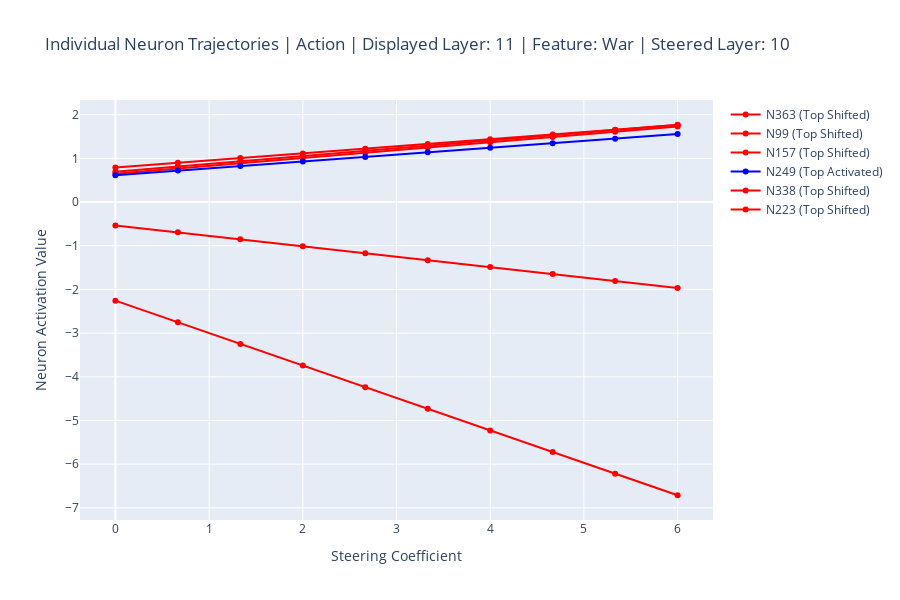

Notebook source saved alongside this figure:
### Markdown cell above
### <a id="plot-change-in-top-shifted-neurons"></a>Plot Change in Top Shifted Neurons

The following function allows us to plot the change in activation for the neurons that were most activated to begin with, as well as those that had the highest shift after the steering was completed.

`plot_change_in_top_shifted_neurons` plots the activation for the neurons that were the most activated to begin with, as well as those that had the highest shift after the steering was completed (steering_coefficient, activation_value)
- `all_texts_data` is the dataframe containing all information about the titles, but at least `title`, `genre` and `ovweview`.
- `layer_to_plot` is a layer that comes after the layer that was steered. This is because you will not see the effect on the activations of the neurons in the same layer that you apply the steering.
- `layer_to_steer` is what layer to perform steering on
- `category` is what category to analyze activations for
- `steering_coefficient_start` is the first steering coefficient (i.e. the beginning of the x-axis)
- `steering_coefficient_end` is the last steering coefficient (i.e. the end of the x-axis)
- `info_string` is what will be displayed in the title of the plot to keep track of the selected parameters for that plot.
- `number_of_steps` are the number of points for which to do the analysis (i.e. the number of steering coefficients to analyze from start to end)
- `number_of_neurons` is the maximum amount of neurons to analyze (if there is an overlap between most shifted and most activated there will be fewer neurons)

### Code cell
info_string = f'Individual Neuron Trajectories | {category} | Displayed Layer: {layer_to_plot} | Feature: {feature} | Steered Layer: {layer_to_steer}'
plot_change_in_top_shifted_neurons(
    model,
    model_output,
    encoded_input, 
    all_texts_data,
    layer_to_plot,
    layer_to_steer, 
    category, 
    steering_coefficient_start=0.0, 
    steering_coefficient_end=6,
    steering_vector=steering_vector,
    info_string=info_string,
    number_of_steps=10, 
    number_of_neurons=10);

### Figure 1 — Plotly figure (JSON) as saved in the notebook; plotly's stock layout.template omitted (floating-point values rounded to 4 significant figures)
{"data": [{"line": {"color": "red", "dash": "solid", "width": 2}, "marker": {"size": 6}, "mode": "lines+markers", "name": "N363 (Top Shifted)", "type": "scatter", "x": [0.0, 0.6667, 1.333, 2.0, 2.667, 3.333, 4.0, 4.667, 5.333, 6.0], "y": [0.6942, 0.8137, 0.9332, 1.053, 1.172, 1.292, 1.411, 1.531, 1.65, 1.77]}, {"line": {"color": "red", "dash": "solid", "width": 2}, "marker": {"size": 6}, "mode": "lines+markers", "name": "N99 (Top Shifted)", "type": "scatter", "x": [0.0, 0.6667, 1.333, 2.0, 2.667, 3.333, 4.0, 4.667, 5.333, 6.0], "y": [0.7897, 0.8977, 1.006, 1.114, 1.222, 1.33, 1.438, 1.546, 1.654, 1.762]}, {"line": {"color": "red", "dash": "solid", "width": 2}, "marker": {"size": 6}, "mode": "lines+markers", "name": "N157 (Top Shifted)", "type": "scatter", "x": [0.0, 0.6667, 1.333, 2.0, 2.667, 3.333, 4.0, 4.667, 5.333, 6.0], "y": [0.6488, 0.7691, 0.8893, 1.01, 1.13, 1.25, 1.37, 1.491, 1.611, 1.731]}, {"line": {"color": "blue", "dash": "solid", "width": 2}, "marker": {"size": 6}, "mode": "lines+markers", "name": "N249 (Top Activated)", "type": "scatter", "x": [0.0, 0.6667, 1.333, 2.0, 2.667, 3.333, 4.0, 4.667, 5.333, 6.0], "y": [0.6164, 0.7207, 0.8251, 0.9294, 1.034, 1.138, 1.243, 1.347, 1.451, 1.556]}, {"line": {"color": "red", "dash": "solid", "width": 2}, "marker": {"size": 6}, "mode": "lines+markers", "name": "N338 (Top Shifted)", "type": "scatter", "x": [0.0, 0.6667, 1.333, 2.0, 2.667, 3.333, 4.0, 4.667, 5.333, 6.0], "y": [-0.5345, -0.6935, -0.8525, -1.012, -1.171, -1.33, -1.489, -1.648, -1.807, -1.966]}, {"line": {"color": "red", "dash": "solid", "width": 2}, "marker": {"size": 6}, "mode": "lines+markers", "name": "N223 (Top Shifted)", "type": "scatter", "x": [0.0, 0.6667, 1.333, 2.0, 2.667, 3.333, 4.0, 4.667, 5.333, 6.0], "y": [-2.256, -2.751, -3.246, -3.741, -4.236, -4.731, -5.226, -5.721, -6.215, -6.71]}], "layout": {"height": 600, "showlegend": true, "title": {"text": "Individual Neuron Trajectories | Action | Displayed Layer: 11 | Feature: War | Steered Layer: 10"}, "width": 900, "xaxis": {"title": {"text": "Steering Coefficient"}}, "yaxis": {"title": {"text": "Neuron Activation Value"}}}}
